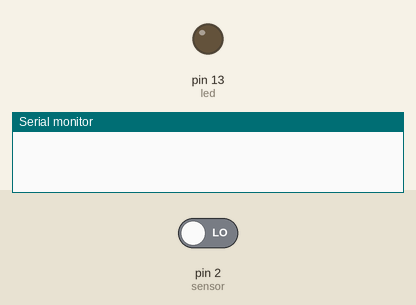
This sketch was run on a simulated Arduino Uno, built with avr-gcc and run on an emulated ATmega328P. On the bench: output pins drawn as LEDs (lit = HIGH), the last lines printed to the serial monitor. The test bench sets the inputs (shaded band); at power-on: pin 2 (sensor) LOW.

Above: at 1.2 s.
1.3 s: pin 2 (sensor) driven HIGH
At 1.8 s:
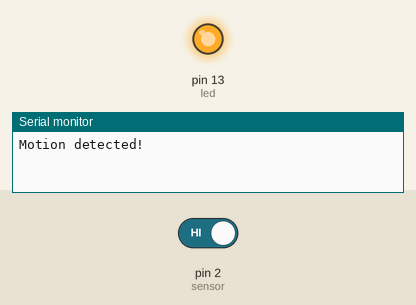
2.8 s: pin 2 (sensor) driven LOW
At 3.1 s:
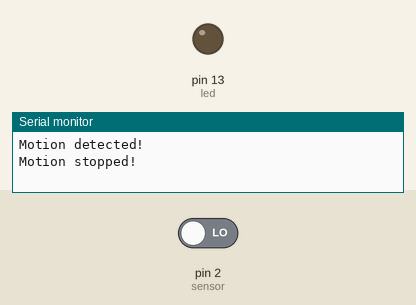
Timing chart, 0 to 5.8 s (numbered marks = the images above; inputs shaded):
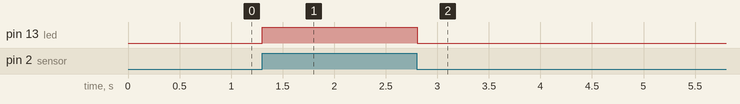

The sketch:

PIR.ino
```cpp
int led = 13;
int sensor = 2;
int state = LOW;
int val = 0;

void setup() {
  pinMode(led, OUTPUT);
  pinMode(sensor, INPUT);
  Serial.begin(9600);
}

void loop(){
  val = digitalRead(sensor);
  if (val == HIGH) {
    digitalWrite(led, HIGH);
    delay(10);

    if (state == LOW) {
      Serial.println("Motion detected!");
      state = HIGH;
    }
  }
  else {
      digitalWrite(led, LOW);
      delay(10);

      if (state == HIGH){
        Serial.println("Motion stopped!");
        state = LOW;
    }
  }
}
```

Measured:
- after the input at 1.3 s, pin 13 (led): LOW → HIGH at once
- after the input at 2.8 s, pin 13 (led): HIGH → LOW at once
